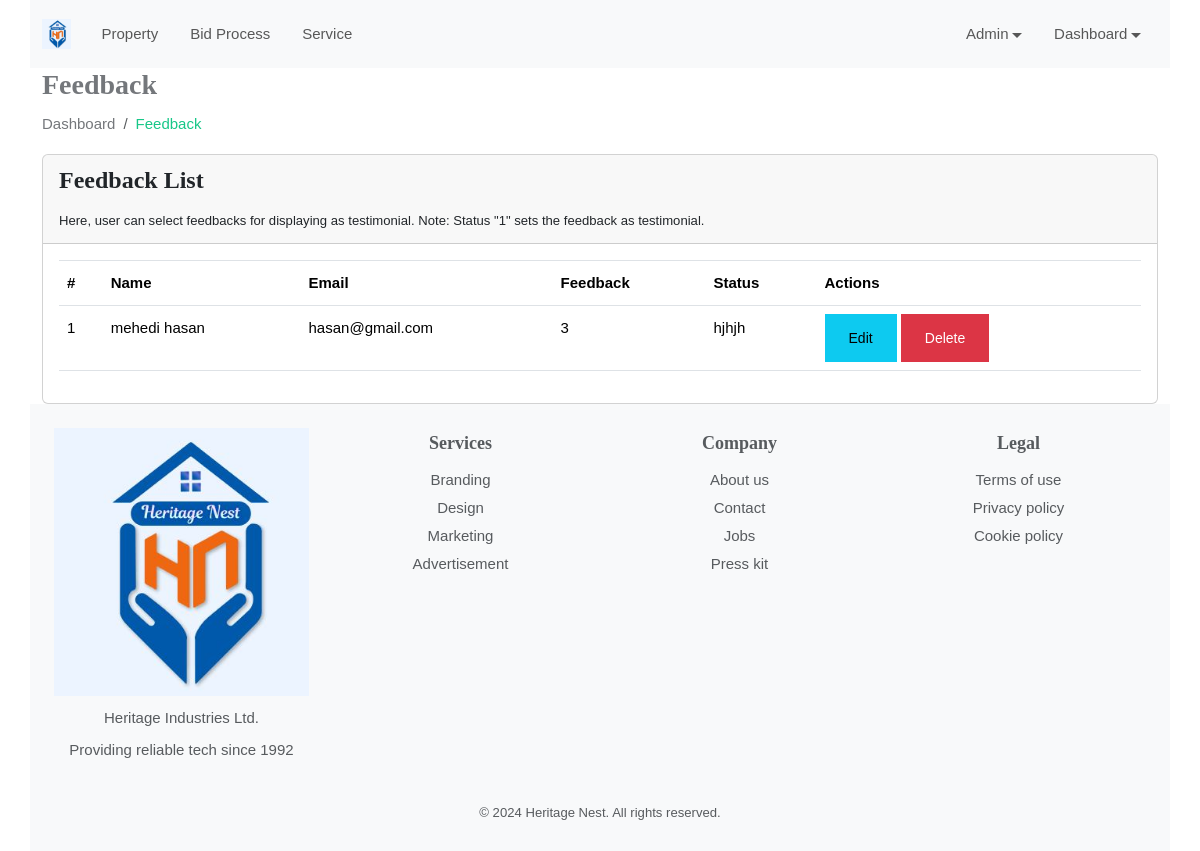
/feedback.php (signed in), run on the app's committed database.
### tables this page shows
CREATE TABLE `testimonials` (
  `id` bigint(20) unsigned NOT NULL AUTO_INCREMENT,
  `user_id` bigint(20) unsigned NOT NULL,
  `property_id` bigint(20) unsigned NOT NULL,
  `rating` int(11) DEFAULT NULL,
  `comment` varchar(255) DEFAULT NULL,
  `created_at` datetime DEFAULT NULL,
  PRIMARY KEY (`id`),
  KEY `user_id` (`user_id`),
  KEY `property_id` (`property_id`),
  CONSTRAINT `testimonials_ibfk_1` FOREIGN KEY (`user_id`) REFERENCES `users` (`id`) ON DELETE CASCADE ON UPDATE CASCADE,
  CONSTRAINT `testimonials_ibfk_2` FOREIGN KEY (`property_id`) REFERENCES `properties` (`id`) ON DELETE CASCADE ON UPDATE CASCADE
);

CREATE TABLE `users` (
  `id` bigint(20) unsigned NOT NULL AUTO_INCREMENT,
  `user_name` varchar(100) DEFAULT NULL,
  `email` varchar(100) DEFAULT NULL,
  `password` varchar(100) DEFAULT NULL,
  `phone` int(15) DEFAULT NULL,
  `address` varchar(255) DEFAULT NULL,
  `role_id` int(11) unsigned NOT NULL,
  `created_at` datetime DEFAULT NULL,
  PRIMARY KEY (`id`),
  KEY `role_id` (`role_id`),
  CONSTRAINT `users_ibfk_1` FOREIGN KEY (`role_id`) REFERENCES `role` (`id`) ON DELETE CASCADE ON UPDATE CASCADE
);

### feedback.php (the view, shortened to what this page needs)
<?php include('partials/header.php');
include 'functions/db.php';
?>
<div class="page-wrapper">
                <div class="content container">
					<div class="page-header">
						<div class="row">
							<div class="col">
								<h3 class="page-title">Feedback</h3>
								<ul class="breadcrumb">
									<li class="breadcrumb-item"><a href="home.php">Dashboard</a></li>
									<li class="breadcrumb-item active">Feedback</li>
								</ul>
							</div>
						</div>
					</div>
					<div class="row">
						<div class="col-sm-12">
							<div class="card">
								<div class="card-header">
									<h4 class="card-title">Feedback List</h4>
									<small>Here, user can select feedbacks for displaying as testimonial. Note: Status "1" sets the feedback as testimonial.</small>
								</div>
								<div class="card-body">
									<table id="basic-datatable" class="table table-bordered table-hover">
                                            <thead>
                                                <tr>
                                                    <th>#</th>
                                                    <th>Name</th>
                                                    <th>Email</th>
                                                    <th>Feedback</th>
													<th>Status</th>
                                                    <th>Actions</th>
                                                </tr>
                                            </thead>
                                            <tbody>
											<?php
                                            $sql = "select testimonials.*, users.* from testimonials,users where testimonials.user_id=users.id
                                           ";
                                            $query = $conn->prepare($sql);
                                            $query->execute();
                                            $cnt=1;
												while($row = $query->fetch(PDO::FETCH_ASSOC))
													{
											?>
                                                <tr>
                                                    <td><?php echo $cnt; ?></td>
                                                    <td><?php echo $row['user_name']; ?></td>
                                                    <td><?php echo $row['email']; ?></td>
                                                    <td><?php echo $row['rating']; ?></td>
                                                    <td><?php echo $row['comment']; ?></td>
													<td><a href="feedbackedit.php?id=<?php echo $row['id']; ?>"><button class="btn btn-info">Edit</button></a>
                                                    <a href="feedbackdelete.php?id=<?php echo $row['id']; ?>"><button class="btn btn-danger">Delete</button></a></td>
                                                </tr>
                                                <?php
												$cnt=$cnt+1;
												}
												?>
                                            </tbody>
                                        </table>
								</div>
							</div>
						</div>
					</div>
				</div>
			</div>
            <?php include('partials/footer.php')?>

### assets/css/color.css (style rules this page uses)
:root { --theme-ordinary-color: #74777b; }
:root { --theme-primary-color: #17c788; }
:root { --theme-secondary-color: #0d1432; }
:root { --theme-white-color: #fff; }
:root { --theme-light-color: #f8f8f8; }
:root { --theme-gray-color: #f5f5f5; }
:root { --theme-footer-color: #091b4b; }
:root { --theme-dark-color: #091b4b; }
:root { --text-light-color: #a3a7af; }
:root { --theme-primary-opacity-color: rgba(11, 191, 141, .8); }
:root { --theme-secondary-opacity-color: rgba(13,20,50,0.7); }
:root { --theme-white-opacity-color: rgba(255, 255, 255, 0.3); }
:root { --theme-dark-opacity-color: rgba(0, 0, 0, 0.5); }
:root { --theme-ordinary-font: 'Muli', sans-serif; }
:root { --theme-highlight-font: 'Comfortaa', cursive; }

### assets/css/style.css (style rules this page uses)
.container, .container-fluid { transition: all 0.6s ease 0s; -moz-transition: all 0.6s ease 0s; -webkit-transition: all 0.6s ease 0s; -o-transition: all 0.6s ease 0s; }
.text-ordinary, a.text-ordinary, .text-ordinary a, body, .dropdown-item, .footer-widget li a, .text-ordinary .jslider .jslider-label, .breadcrumb-item > a, .list-text-white a.dropdown-item { color: var(--theme-ordinary-color); }
.icon-primary, .icon-primary i, .icon-primary svg, .hover-primary-nav .navbar-nav .nav-link.active, .hover-primary-nav .navbar-nav .nav-link:hover, .top-header .dropdown-toggle::after, .footer-widget li a:hover, .check-submit li input[type="checkbox"]:checked + label::before, .property-btn li a.active, .property-btn li a:hover, .hover-primary-nav .navbar-nav .nav-link:hover, .breadcrumb-item > a:hover, .copyright .line-menu a:hover, .dashboard-top-left .dropdown-toggle::before, .dashboard-panel .message-list .message-action a:hover, .breadcrumb-item.active, .navigation_link_widget li a:hover, .flat-primary [class^="flaticon-"]::before, .list-text-white a.dropdown-item:hover { color: var(--theme-primary-color); }
.transation-3s, .transation-3s:hover, .hover-zoomer img, .hover-bg-white, a, a:hover, .btn, .btn:hover, .radio-check label, .message-list li .message-action, .timeline-item .circle, .timeline-item .date-time, .clip-item .fa-times { -moz-transition: all 300ms ease-in-out 0s; -webkit-transition: all 300ms ease-in-out 0s; -o-transition: all 300ms ease-in-out 0s; -ms-transition: all 300ms ease-in-out 0s; transition: all 300ms ease-in-out 0s; }
body { font-family: var(--theme-ordinary-font); font-size: 15px; line-height: 28px; }
h1, .h1, h2, .h2, h3, .h3, h4, .h4, h5, .h5, h6, .h6 { font-family: var(--theme-highlight-font); font-weight: 700; }
h4, .h4 { line-height: 35px; }
ul, ol { padding: 0; margin: 0; list-style: none; }
a, a:hover, .btn-link, .btn-link:hover { text-decoration: none; cousor: pointer; }
button, button:focus { border: none; outline: none; }
.btn { padding: 0px 23px; font-size: 14px; border-radius: 0; line-height: 46px; font-weight: 500; }
::placeholder { font: var(--theme-ordinary-font); font-size: 15px; font-weight: 400; color: #fff; }
table td, table th { border: none; padding: 10px 15px; }

### data on the page
testimonials: user.user_name "mehedi hasan", user.email "hasan@gmail.com", rating "3", comment "hjhjh"
